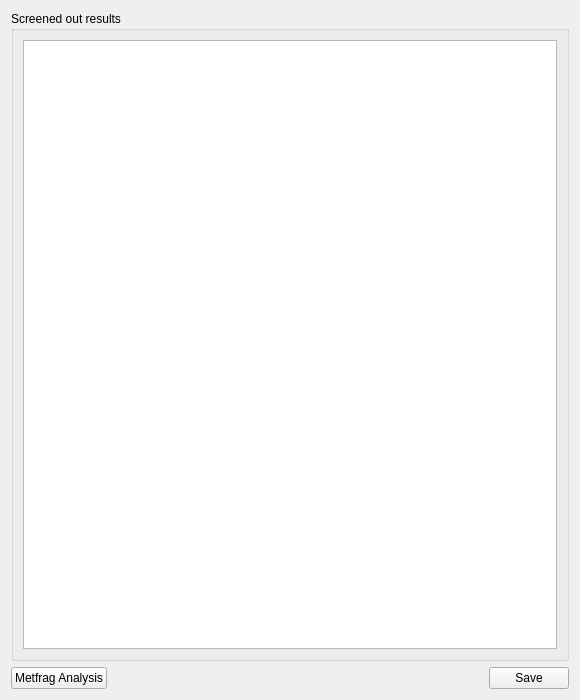
<?xml version="1.0" encoding="UTF-8"?>
<ui version="4.0">
 <class>ResultPage</class>
 <widget class="QWidget" name="ResultPage">
  <property name="geometry">
   <rect>
    <x>0</x>
    <y>0</y>
    <width>580</width>
    <height>700</height>
   </rect>
  </property>
  <property name="windowTitle">
   <string>Form</string>
  </property>
  <layout class="QVBoxLayout" name="verticalLayout">
   <item>
    <widget class="QGroupBox" name="groupBox_5">
     <property name="title">
      <string>Screened out results</string>
     </property>
     <layout class="QVBoxLayout" name="verticalLayout_4">
      <item>
       <widget class="DataFrameView" name="resultsTableView"/>
      </item>
     </layout>
    </widget>
   </item>
   <item>
    <layout class="QHBoxLayout" name="horizontalLayout_3">
     <item>
      <widget class="QPushButton" name="metfragButton">
       <property name="text">
        <string>Metfrag Analysis</string>
       </property>
      </widget>
     </item>
     <item>
      <spacer name="horizontalSpacer">
       <property name="orientation">
        <enum>Qt::Horizontal</enum>
       </property>
       <property name="sizeHint" stdset="0">
        <size>
         <width>40</width>
         <height>20</height>
        </size>
       </property>
      </spacer>
     </item>
     <item>
      <widget class="QPushButton" name="saveButton">
       <property name="text">
        <string>Save</string>
       </property>
      </widget>
     </item>
    </layout>
   </item>
  </layout>
 </widget>
 <customwidgets>
  <customwidget>
   <class>DataFrameView</class>
   <extends>QTableView</extends>
   <header>..dataframe_table.h</header>
  </customwidget>
 </customwidgets>
 <resources/>
 <connections/>
</ui>
